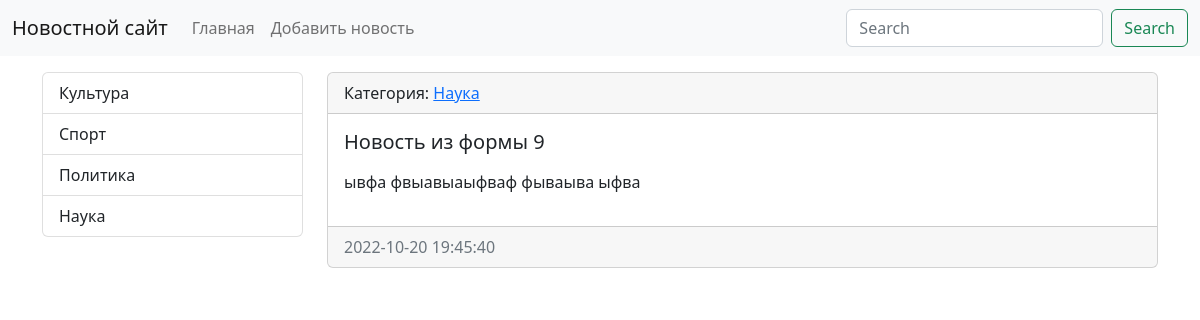
Page /news/17/ on the committed database.
### news/models.py (models this page shows, shortened)
class Category(models.Model):
    title = models.CharField(max_length=150, db_index=True, verbose_name='Наименование категории')
    def get_absolute_url(self):
        return reverse('category', kwargs={"category_id": self.pk})
    def __str__(self):
        return self.title
    class Meta:
        verbose_name = "Категория"
        verbose_name_plural = "Категории"
        ordering = ['title']

class News(models.Model):
    title = models.CharField(max_length=50, verbose_name='Наименование')
    content = models.TextField(blank=True, verbose_name='Контент')
    created_at = models.DateTimeField(auto_now_add=True, verbose_name='Дата публикации')
    updated_at = models.DateTimeField(auto_now=True, verbose_name='Обновлено')
    photo = models.ImageField(upload_to='photos/%Y/%m/%d/', verbose_name='Фото', blank=True)
    is_published = models.BooleanField(default=True, verbose_name='Опубликовано')
    category = models.ForeignKey('Category', on_delete=models.PROTECT, verbose_name='Категория')
    views = models.IntegerField(default=0)
    class Meta:
        verbose_name = "Новость"
        verbose_name_plural = "Новости"
        ordering = ['-created_at']

### news/views.py (the view)
# urls.py: path('news/<int:pk>/', ViewNews.as_view(), name='view_news'),
class ViewNews(DetailView):
    model = News
    context_object_name = "news_item"

### news/templatetags/news_tags.py (called while the page is built)
@register.inclusion_tag('news/list_categories.html')
def show_categories():
    categories = Category.objects.annotate(cnt=Count('news')).filter(cnt__gt=0)
    categories = categories.annotate(cnt=Count('news__is_published')).filter(cnt__gt=0)
    return {'categories': categories}

### news/templates/news/news_detail.html (shortened to what this page needs)
{% extends 'base.html' %}
{% block sidebar %}
{% include 'inc/_sidebar.html' %}
{% endblock %}
{% block content %}
<div class="card mb-3">
    <div class="card-header">
        Категория: <a href="{{ news_item.category.get_absolute_url }}">{{ news_item.category }}</a>
    </div>
    <div class="card-body">
        <h5 class="card-title">{{ news_item.title }}</h5>
        <p class="card-text">{{ news_item.content|safe|linebreaks }}</p>
    </div>
    <div class="card-footer text-muted">
        {{ news_item.created_at|date:"Y-m-d H:i:s" }}
    </div>
</div>
{% endblock %}

### news/templates/news/list_categories.html
<div class="list-group">
    {% for item in categories %}
	<a href="{{ item.get_absolute_url }}" class="list-group-item list-group-item-action">{{ item.title }}</a>
    {% endfor %}
</div>

### mysite/static/css/style.css (style rules this page uses)
body { background-color: #ffffff; }

### rows in the picture
Category: title "Культура"
Category: title "Спорт"
Category: title "Политика"
Category: title "Наука"
News: category "Наука", title "Новость из формы 9", content "ывфа фвыавыаыфваф фываыва ыфва", created_at "2022-10-20 19:45:40"
